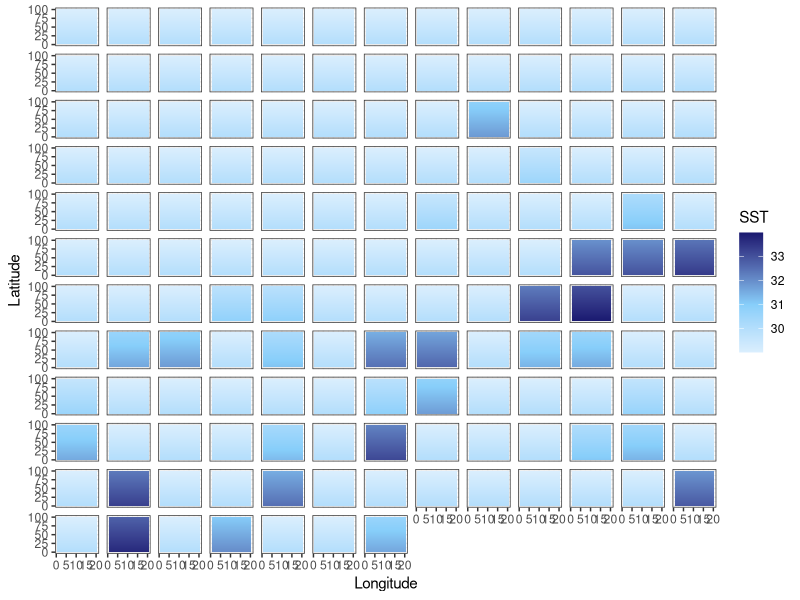

Recreate this plot in R.
library(tidyverse)

addTaskCallback(function(...) {set.seed(42);TRUE})
options(warn=-1)

years = 150
NS.patches = 100
EW.patches = 20
opt.temp = 25

# 0.37      29
# 0.2909605 30
# 0.1690133 31
# 0.0889436 32
# 0.0424048 33
# 0.0183156 34
# 0.007167  35

### UNCOMMENT FOR CONSTANT MEAN SHIFT SST
# SST.patches <- array(0, c(NS.patches, EW.patches, years))
# start_SST = (opt.temp + 4) + NS.patches*0.01
# 
# for (i in 1:years) {
#   SST = start_SST
#   for (lat in 1:NS.patches) {
#     SST.patches[lat,,i] = SST
#     SST = SST - 0.01
#   }
#   start_SST = start_SST + 0.018
# }

### UNCOMMENT FOR ENSO VARIABLE MEAN SST
# SST.patches <- array(0, c(NS.patches, EW.patches, years))
# start_SST = (opt.temp + 4) + NS.patches*0.01
# 
# for (i in 1:years) {
#   SST = start_SST
#   for (lat in 1:NS.patches) {
#     SST.patches[lat,,i] = SST
#     SST = SST - 0.01
#   }
#   start_SST = start_SST + rnorm(1, mean = 0.018, sd = .5)
# }

### UNCOMMENT FOR SHOCK SST CHANGES
SST.patches <- array(0, c(NS.patches, EW.patches, years))
start_SST = (opt.temp + 4) + NS.patches*0.01

for (i in 1:years) {
  heat_prob = runif(1, 0, 1)
  print(i)
  print(heat_prob)
  if ((i < 75 & heat_prob < 0.1) | (i >= 75 & heat_prob < 0.35)) {
    intensity <- runif(1, .5, ifelse(i < 75, 2, 4))
    SST = start_SST + intensity
  } else {
    SST = start_SST
  }
  for (lat in 1:NS.patches) {
    SST.patches[lat,,i] = SST
    SST = SST - 0.01
  }
}

output_df = data.frame() #create dataframe to hold results

for(b in 1:years) {
  SSTdf = SST.patches[,,b] %>% 
    as.data.frame() 
  
  SSTdf$lat = c(1:NS.patches)
  SSTdf$year = paste0(b)
  
  output_df = bind_rows(output_df, SSTdf)
}

SSTdf = output_df %>% 
  pivot_longer(V1:V20,
               names_to = "lon",
               values_to = "sst") %>% 
  mutate(lon = case_when(
    lon == "V1" ~ 1,
    lon == "V2" ~ 2,
    lon == "V3" ~ 3,
    lon == "V4" ~ 4,
    lon == "V5" ~ 5,
    lon == "V6" ~ 6,
    lon == "V7" ~ 7,
    lon == "V8" ~ 8,
    lon == "V9" ~ 9,
    lon == "V10" ~ 10,
    lon == "V11" ~ 11,
    lon == "V12" ~ 12,
    lon == "V13" ~ 13,
    lon == "V14" ~ 14,
    lon == "V15" ~ 15,
    lon == "V16" ~ 16,
    lon == "V17" ~ 17,
    lon == "V18" ~ 18,
    lon == "V19" ~ 19,
    lon == "V20" ~ 20
    )) %>% 
  mutate(year = as.numeric(year))
  # filter(year %in% c(20,40,60,80,100,120,140,150)) %>% 
  # 

#SSTdf$year = factor(SSTdf$year, levels = c(20,40,60,80,100,120,140,150)) #reorder factor year

ggplot(SSTdf, aes(lon, lat, fill = sst)) +
  geom_tile() +
  labs(x = "Longitude", y = "Latitude", fill = "SST") +
  theme_bw() +
  scale_fill_gradient2(low = "white", high = "midnightblue", mid = "lightskyblue", midpoint = 31) +
  facet_wrap(~year) + 
  theme(
    strip.background = element_blank(),
    strip.text.x = element_blank()
  )